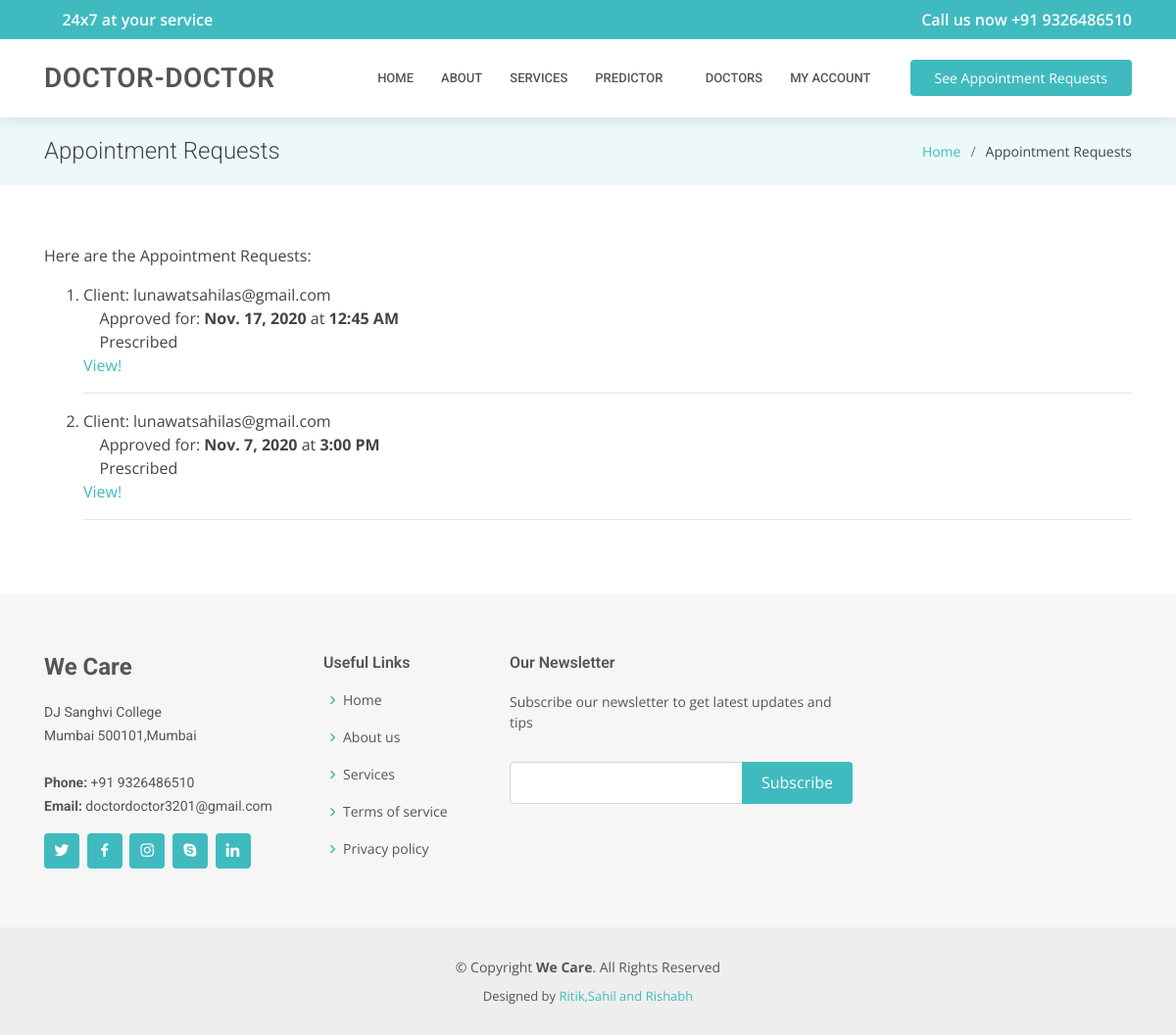
The app's page /doctor-portal/see-schedule/ (signed in) with its own data.
### accounts/models.py (models this page shows, shortened)
class Appointment(models.Model):
    id              = models.AutoField(primary_key=True)
    doctor          = models.ForeignKey(Doctor,related_name='appointment_doctor',on_delete=models.CASCADE)
    patient         = models.ForeignKey(Patient,related_name='appointment_patient',on_delete=models.CASCADE)
    day1            = models.DateField(blank=True, editable=True,null=True)
    day2            = models.DateField(blank=True, editable=True,null=True)
    day3            = models.DateField(blank=True, editable=True,null=True)
    message         = models.CharField(blank=True, null=True, max_length=512)
    approved_for    = models.CharField(blank=True, editable=True,null=True, max_length=10)
    approved_time   = models.CharField(blank=True, editable=True,null=True, max_length=10)
    prescription    = models.CharField(blank=True, editable=True,null=True, max_length=1000)
    class Meta:
        verbose_name = 'Appointment'

class CustomUser(AbstractUser):
    id              = models.AutoField(primary_key=True)
    username        = models.CharField(max_length=30,null=True,blank=True)
    fullname        = models.CharField(blank=True, null=True, max_length=255)##
    is_doctor       = models.BooleanField(default=False, blank=True, null=True)
    password        = models.CharField(max_length=255)
    email           = models.EmailField(max_length=254, unique=True)
    date_of_birth   = models.DateField(blank=True, editable=True,null=True)
    date_created    = models.DateField(auto_now=True, editable=False)
    is_active       = models.BooleanField(default=True)
    is_admin        = models.BooleanField(default=False)
    USERNAME_FIELD  = 'email'
    REQUIRED_FIELDS = []
    objects = CustomUserManager()
    def __str__(self):
        return str(self.email)

### accounts/views.py (the view)
# urls.py: url(r'^doctor-portal/see-schedule/$',views.see_schedule.as_view(),name='see_schedule'),
class see_schedule(PermissionRequiredMixin, ListView):
    permission_required = 'accounts.view_appointment'
    model = Appointment
    template_name = 'accounts/doctor_schedule.html'
    context_object_name = 'schedule'
    def get_queryset(self):
        queryset = super().get_queryset()
        queryset = Appointment.objects.filter(doctor=self.request.user)
        return queryset

### accounts/templatetags/profile_tags.py (called while the page is built)
@register.filter(name='has_group')
def has_group(user, group_name):
    return user.groups.filter(name=group_name).exists()

### accounts/templates/accounts/doctor_schedule.html (shortened to what this page needs)
{% extends "DoctorDoctor/base.html" %}
{% block title_page %}Appointment Requests{% endblock %}
{% block title_in_li %}Appointment Requests{% endblock %}
{% block inner_page %}
Here are the Appointment Requests:
<ol>
    {% for a in schedule %}
    <li>
        Client: {{a.patient}}<br>
        {% if a.approved_for == '1' %}
        <i class="icofont-tick-boxed"></i> Approved for: <strong>{{a.day1}}</strong> at <strong>{{a.approved_time}}</strong>
        {% elif a.approved_for == '2' %}
        <i class="icofont-tick-boxed"></i> Approved for: <strong>{{a.day2}}</strong> at <strong>{{a.approved_time}}</strong>
        {% elif a.approved_for == '3' %}
        <i class="icofont-tick-boxed"></i> Approved for: <strong>{{a.day3}}</strong> at <strong>{{a.approved_time}}</strong>
        {% else %}
        Day 1: {{a.day1}}<br>
        Day 2: {{a.day2}}<br>
        Day 3: {{a.day3}}<br>
        <i class="icofont-close-squared-alt"></i> Not yet approved!
        {% endif %}
        {% if a.prescription %}<br><i class="icofont-tick-boxed"></i> Prescribed {% endif %}
        <br><a href="{% url 'accounts:detail_appointment' pk=a.id %}">View!</a><hr>
    </li>
    {% empty %}
    Sorry, no appointments in this list.
    {% endfor %}
</ol>
{% endblock %}

### static/DoctorDoctor/assets/css/style.css (style rules this page uses)
body { font-family: "Open Sans", sans-serif; color: #444444; }
a { color: #3fbbc0; }

### records on screen
Appointment: patient "lunawatsahilas@gmail.com", day1 "Nov. 17, 2020", approved_time "12:45 AM", prescription "Prescribed"
Appointment: patient "lunawatsahilas@gmail.com", day3 "Nov. 7, 2020", approved_time "3:00 PM", prescription "Prescribed"
